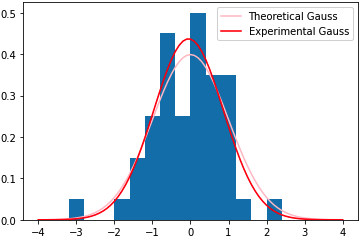

Generate this figure with Python:
# 

import numpy as np
import matplotlib.pyplot as plt

N = 50
t = np.random.standard_normal(N)
Mt = np.mean(t)
Sigma_t = np.std(t)
Interval_t = [Mt-(1.96*(Sigma_t)/np.sqrt(N)),Mt+(1.96*(Sigma_t)/np.sqrt(N))]

print('1) experimental mean:', Mt)
print('2) experimental standard deviation:',Sigma_t)
print('3) confidence interval:',Interval_t)
print('4) histogram with 20 bands on [-4,4]:')

def gauss(x1):
    return np.exp(-x1**2/2)/np.sqrt(2*np.pi)

def gauss_exp(x2, Mt, Sigma_t):
    return np.exp(-((x2-Mt)/Sigma_t)**2/2)/(Sigma_t*np.sqrt(2*np.pi))

x1 = np.arange(-4, 4.1, 0.1)
y1 = gauss(x1)

x2 = np.arange(-4, 4.1, 0.1)
y2 = gauss_exp(x2, Mt, Sigma_t)

plt.figure()
plt.hist(t, bins=20, range=[-4,4], density=1)
plt.plot(x1, y1, label='Theoretical Gauss', c="pink")
plt.plot(x2, y2, label='Experimental Gauss', c="red")
plt.legend()
plt.show()
